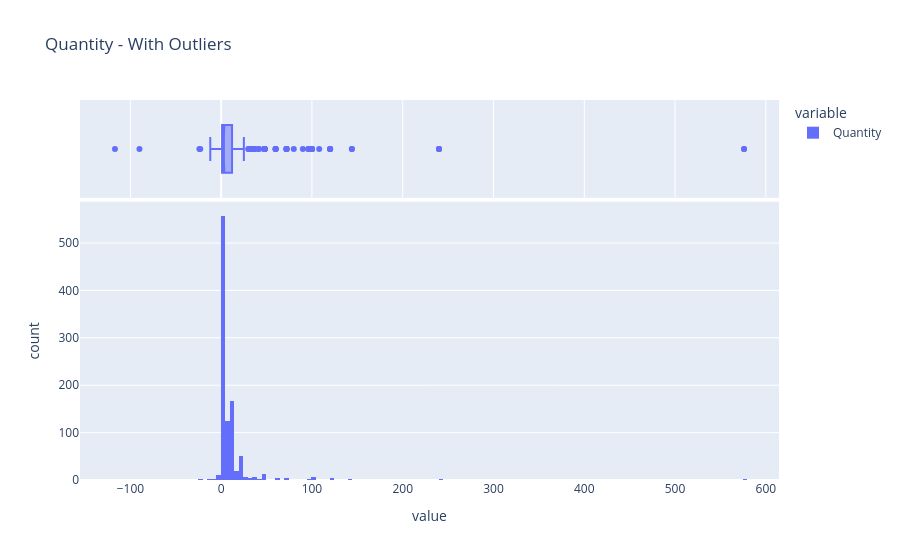
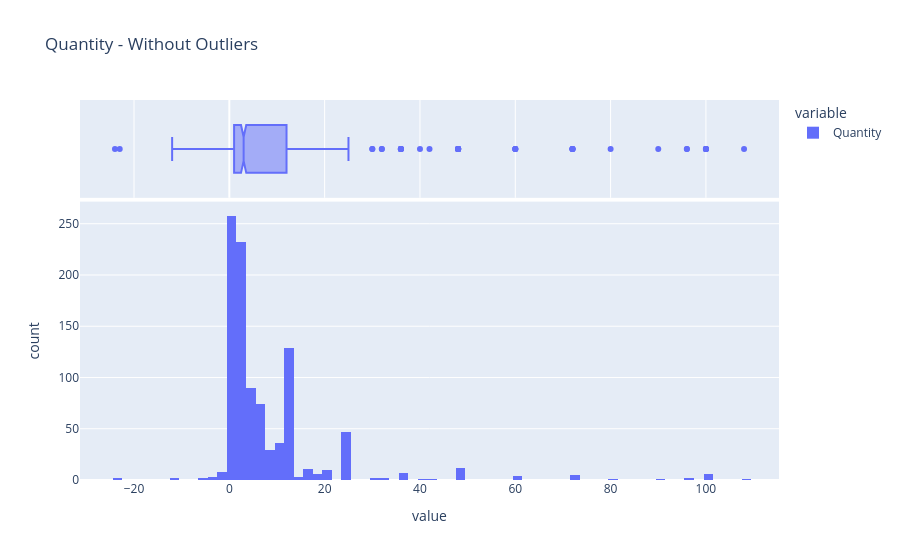

Source (notebook cell) for these figures, in order:
### Markdown cell above
Para la serie Price, no hay valores faltantes. Se tiene una media de 4.68 y una desviación de 146, lo que nos indica una alta dispersión de los datos, provocado por la presencia de outliers como un minimo negativo de -53594 (y no tiene sentido que haya precios negativos) y valores elevados como el máximo de 25111 Euro. Los quartiles también corroboran la presencia de valores extremos debido a que el 75% de los datos vale menor igual a 4.21 Euro. La kurtosis tiene un valor elevado, indicando que la distribución de los datos está altamente concentrada hacia valores bajos del precios con un cola larga y fina estirada hacia la derecha. El gráfico de distribución de la variable confirma lo indicado por la kurtosis para ambos casos.

Con respecto al gráfico sin outliers, tenemos un rango de valores más aceptable, con mínimo en 0 y máximo en 45.95 Euros. Se mantiene la tendencia de concentración hacia los valores bajos pero con una cola hacia la derecha significantemente más corta.

### Code cell
profile_serie(df_retail['Quantity'])

### Figure 1 — Plotly figure (JSON) as saved in the notebook; plotly's stock layout.template omitted (floating-point values rounded to 4 significant figures; data arrays with more than 128 entries replaced by an {"elided": "..."} marker saying what was removed)
{"data": [{"bingroup": "x", "hovertemplate": "variable=Quantity<br>value=%{x}<br>count=%{y}<extra></extra>", "legendgroup": "Quantity", "marker": {"color": "#636efa", "pattern": {"shape": ""}}, "name": "Quantity", "orientation": "v", "showlegend": true, "type": "histogram", "x": {"elided": "1000 int values"}, "xaxis": "x", "yaxis": "y"}, {"hovertemplate": "variable=Quantity<br>value=%{x}<extra></extra>", "legendgroup": "Quantity", "marker": {"color": "#636efa"}, "name": "Quantity", "notched": true, "showlegend": false, "type": "box", "x": {"elided": "1000 int values"}, "xaxis": "x2", "yaxis": "y2"}], "layout": {"barmode": "relative", "legend": {"title": {"text": "variable"}, "tracegroupgap": 0}, "title": {"text": "Quantity - With Outliers"}, "xaxis": {"anchor": "y", "domain": [0, 1], "title": {"text": "value"}}, "xaxis2": {"anchor": "y2", "domain": [0, 1], "matches": "x", "showgrid": true, "showticklabels": false}, "yaxis": {"anchor": "x", "domain": [0, 0.7326], "title": {"text": "count"}}, "yaxis2": {"anchor": "x2", "domain": [0.7426, 1], "matches": "y2", "showgrid": false, "showline": false, "showticklabels": false, "ticks": ""}}}

### Figure 2 — Plotly figure (JSON) as saved in the notebook; plotly's stock layout.template omitted (floating-point values rounded to 4 significant figures; data arrays with more than 128 entries replaced by an {"elided": "..."} marker saying what was removed)
{"data": [{"bingroup": "x", "hovertemplate": "variable=Quantity<br>value=%{x}<br>count=%{y}<extra></extra>", "legendgroup": "Quantity", "marker": {"color": "#636efa", "pattern": {"shape": ""}}, "name": "Quantity", "orientation": "v", "showlegend": true, "type": "histogram", "x": {"elided": "987 int values"}, "xaxis": "x", "yaxis": "y"}, {"hovertemplate": "variable=Quantity<br>value=%{x}<extra></extra>", "legendgroup": "Quantity", "marker": {"color": "#636efa"}, "name": "Quantity", "notched": true, "showlegend": false, "type": "box", "x": {"elided": "987 int values"}, "xaxis": "x2", "yaxis": "y2"}], "layout": {"barmode": "relative", "legend": {"title": {"text": "variable"}, "tracegroupgap": 0}, "title": {"text": "Quantity - Without Outliers"}, "xaxis": {"anchor": "y", "domain": [0, 1], "title": {"text": "value"}}, "xaxis2": {"anchor": "y2", "domain": [0, 1], "matches": "x", "showgrid": true, "showticklabels": false}, "yaxis": {"anchor": "x", "domain": [0, 0.7326], "title": {"text": "count"}}, "yaxis2": {"anchor": "x2", "domain": [0.7426, 1], "matches": "y2", "showgrid": false, "showline": false, "showticklabels": false, "ticks": ""}}}
